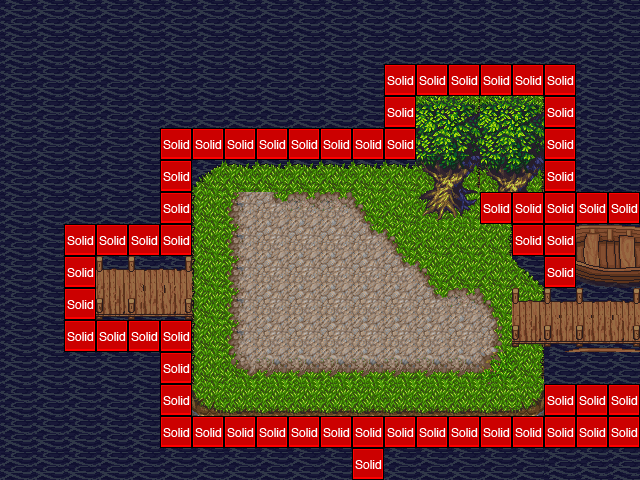

A 2D game scene composited from a Tiled map and its tileset images. What follows is a short description and the map's XML, with each tile layer's data collapsed to a summary:
An orthogonal 20x15 tile map with 32x32 px tiles, 3 tile layers (background, collision, foreground), 4 tilesets and 1 object (mainPlayer).

<map version="1.0" orientation="orthogonal" renderorder="right-down" width="20" height="15" tilewidth="32" tileheight="32">
 <tileset firstgid="1" name="castleexample" tilewidth="32" tileheight="32">
  <image source="../img/map/castleexample.png" width="2239" height="2235" />
 </tileset>
 <tileset firstgid="4762" name="Castle2" tilewidth="32" tileheight="32">
  <image source="../img/map/Castle2.png" width="512" height="512" />
  <tile id="192">
   <properties>
    <property name="collidable" value="true" />
    <property name="type" value="solid" />
   </properties>
  </tile>
 </tileset>
 <tileset firstgid="5018" name="metatiles" tilewidth="32" tileheight="32">
  <image source="../img/map/metatiles32x32.png" width="160" height="32" />
  <tile id="0">
   <properties>
    <property name="collidable" value="true" />
    <property name="type" value="solid" />
   </properties>
  </tile>
 </tileset>
 <tileset firstgid="5023" name="obiwan1" tilewidth="32" tileheight="48">
  <image source="../img/sprite/obiwan1.png" trans="ff00ff" width="128" height="192" />
 </tileset>
 <layer name="background" width="20" height="15">
  <data>[300 cells, 300 non-empty, 74 distinct tile ids]</data>
 </layer>
 <objectgroup name="Object Layer 1">
  <object name="mainPlayer" x="306.667" y="268.667">
   <properties>
    <property name="image" value="obiwan1" />
    <property name="spriteheight" value="48" />
    <property name="spritewidth" value="32.25" />
   </properties>
  </object>
 </objectgroup>
 <layer name="collision" width="20" height="15">
  <data>[300 cells, 59 non-empty, 1 distinct tile ids]</data>
 </layer>
 <layer name="foreground" width="20" height="15">
  <data>[300 cells, 6 non-empty, 6 distinct tile ids]</data>
 </layer>
</map>
